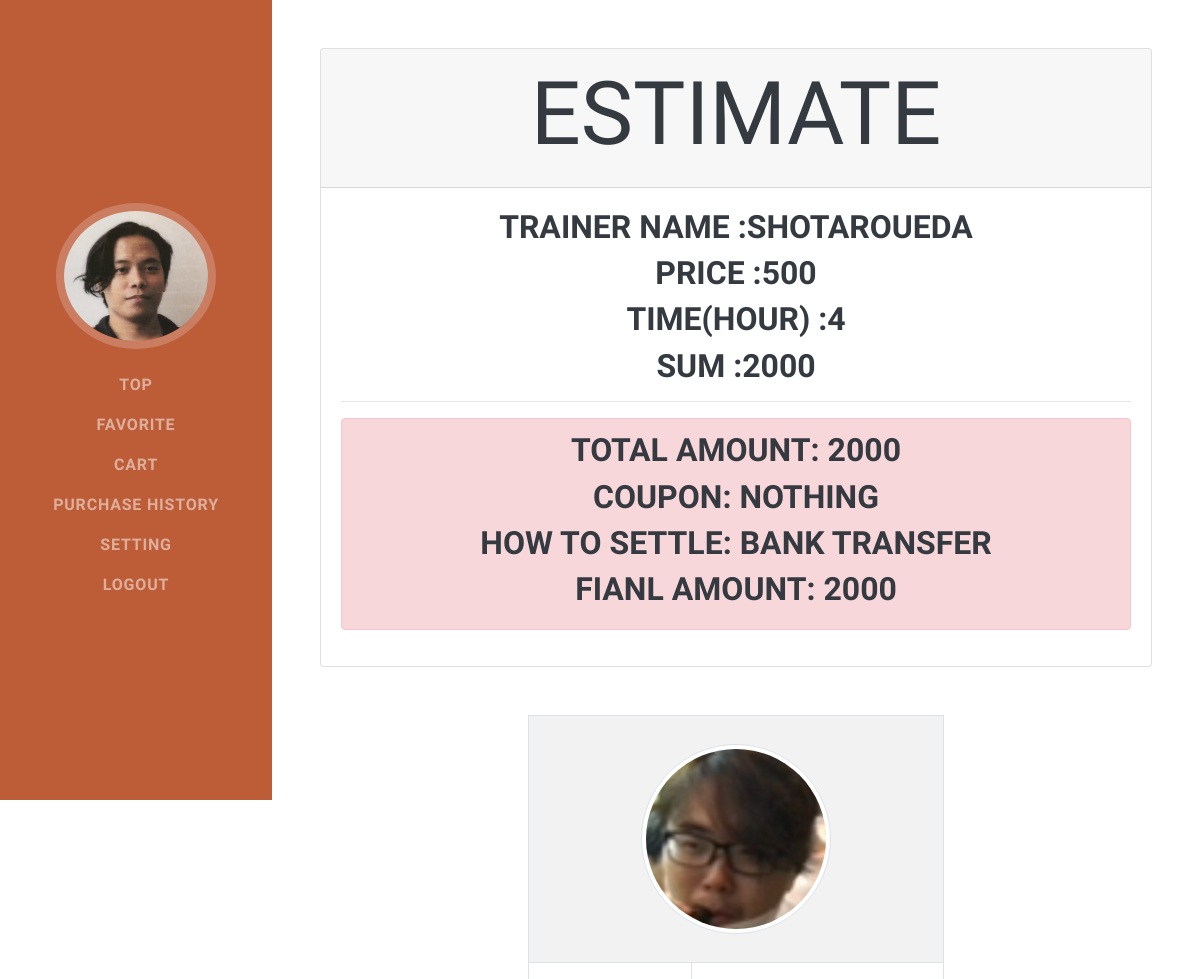
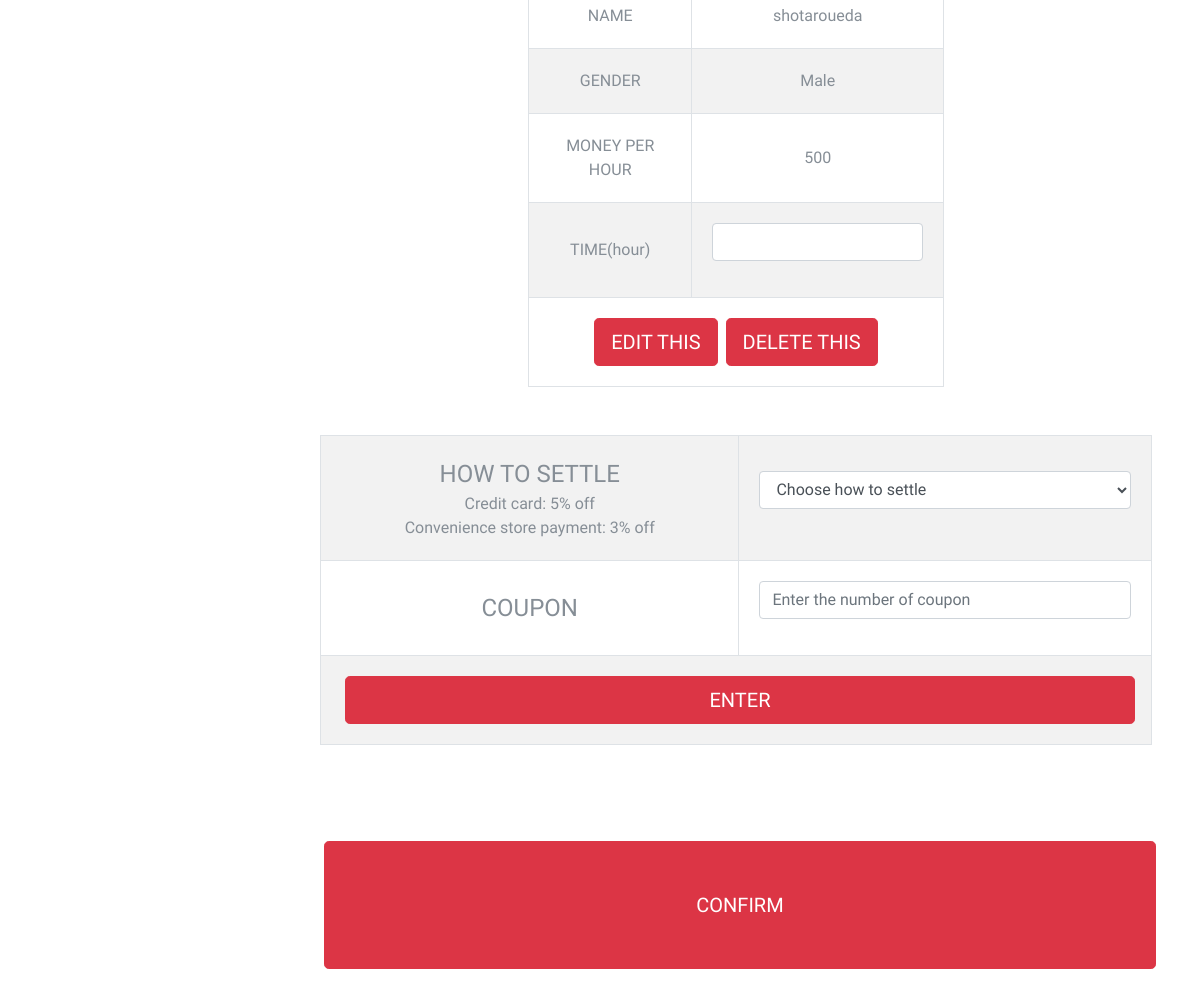
The app's page /cart_discount.php (signed in) with its own data (2 pictures, top to bottom).
### tables this page shows
CREATE TABLE `users` (
  `user_id` int(100) NOT NULL,
  `user_fname` varchar(100) NOT NULL,
  `user_lname` varchar(100) NOT NULL,
  `user_email` varchar(100) NOT NULL,
  `user_status` varchar(100) DEFAULT NULL,
  `user_image` varchar(100) DEFAULT NULL,
  `login_id` int(100) NOT NULL
);

CREATE TABLE `cart` (
  `cart_id` int(100) NOT NULL,
  `user_id` int(100) NOT NULL,
  `trainer_id` int(100) NOT NULL,
  `quantity` int(100) NOT NULL
);

CREATE TABLE `product` (
  `trainer_id` int(100) NOT NULL,
  `trainer_fname` varchar(100) NOT NULL,
  `trainer_lname` varchar(100) NOT NULL,
  `trainer_uname` varchar(100) NOT NULL,
  `trainer_email` varchar(100) NOT NULL,
  `trainer_description` varchar(100) NOT NULL,
  `trainer_phone` varchar(100) NOT NULL,
  `trainer_address` varchar(100) NOT NULL,
  `trainer_gender` varchar(100) NOT NULL,
  `trainer_image` varchar(100) DEFAULT NULL,
  `trainer_price` int(100) NOT NULL
);

### classes/database.php (called while the page is built, shortened)
<?php
class Database{
    private $servername = 'localhost';
    private $username = 'root';
    private $password = 'root';
    private $database_name = 'fist_portfolio';
    public function __construct()
    {
        $this->conn = new mysqli($this->servername,$this->username,$this->password,$this->database_name);
        if($this->conn->connect_error){
            die('cannot connect'.$this->conn->connect_error);
        }else{
            return $this->conn;
        }
    }
}
?>

### user_action.php (called while the page is built, shortened)
<?php
include 'classes/user_class.php';
$Users = new User;
?>

### classes/user_class.php (called while the page is built, shortened)
<?php
include 'database.php';
class User extends Database{
    public function display_cart($id){
        $sql = "SELECT * FROM cart INNER JOIN users ON cart.user_id = users.user_id INNER JOIN product ON cart.trainer_id = product.trainer_id WHERE users.user_id ='$id'";
        $result = $this->conn->query($sql);
        if($result->num_rows>0){
            $row = array();
            while($rows = $result->fetch_assoc()){
                $row[]=$rows;
            }return $row;
        }else{
            header('location: cart_none.php');
        }
    }
    public function display_onesetting($userID){
        $sql = "SELECT * FROM users INNER JOIN login ON users.login_id = login.login_id WHERE users.user_id = '$userID'";
        $result = $this->conn->query($sql);
        if($result->num_rows>0){
            $row = array();
            while($rows = $result->fetch_assoc()){
                $row[]=$rows;
            }return $row;
        }else{
            die('cannot display one setting'.$this->conn->connect_error);
        }
    }
}
?>

### cart_discount.php (the view, shortened to what this page needs)
<?php
    include 'user_action.php';
    if(empty($_SESSION['login_id'])){
      header('location: login.php');
    }elseif($_SESSION['user_status']=='admin'){
      header('location: admin.php');
    }else{
      $settle = $_GET['settle'];
    }
?>
<!DOCTYPE html>
<html lang="en">
<head>
  <link href="vendor/bootstrap/css/bootstrap.min.css" rel="stylesheet">
  <link href="vendor/fontawesome-free/css/all.min.css" rel="stylesheet">
  <link href="css/resume.min.css" rel="stylesheet">
</head>
<body class="d-flex flex-column">
    <?php include 'sidebar_user.php' ?>
    <section class="resume-section p-3 p-lg-5 d-flex justify-content-center">
        <div class="w-100 vh-100">
        <div id="page-content">
        <div class="row justify-content-center m-0 text-center">
        <div class='row justify-content-center m-0 text-center'>
        <div class='card w-100 mb-5'>
          <div class='card-header'>
              <h2 class='display-2'>ESTIMATE</h2>
          </div>
          <div class='card-body'>
            <?php
                $sum = 0;
                $dispaly = $Users->display_cart($userID);
                foreach($dispaly as $key => $row){
                  echo "<h3>TRAINER NAME :".$row['trainer_fname'].$row['trainer_lname']."</h3>";
                  echo "<h3>PRICE :".$row['trainer_price']."</h3>";
                  echo "<h3>TIME(hour) :".$row['quantity']."</h3>";
                  echo "<h3>SUM :".$row['trainer_price']*$row['quantity']."</h3>";
                  echo "<hr>";
                  $sum += $row['trainer_price']*$row['quantity'];
                }
                echo "<div class='alert alert-danger'>";
                echo "<h3>TOTAL AMOUNT: $sum</h3>";
                echo "<h3>COUPON: NOTHING</h3>";
                echo "<h3>HOW TO SETTLE: ";
                if($settle == 'Credit'){
                  echo "Credit card (5% OFF)";
                  echo "</h3>";
                  echo "<h3>FIANL AMOUNT: ".floor($sum * 0.95)."</h3>";
                }elseif($settle == 'Convenience'){
                  echo "Convenience store payment (3% OFF)";
                  echo "</h3>";
                  echo "<h3>FIANL AMOUNT: ".floor($sum * 0.97)."</h3>";
                }else{
                  echo "Bank transfer";
                  echo "</h3>";
                  echo "<h3>FIANL AMOUNT: ".floor($sum)."</h3>";
                }
                echo "</div>";
            ?>
          </div>
        </div>
      <?php
                foreach($dispaly as $key => $row){
                    $image = $row['trainer_image'];
                    $cart_id = $row['cart_id'];
                    echo "<table class='table-striped w-50 text-center mx-auto decline mb-5 table-bordered'>";
                    if($row['trainer_image']== null){
                        echo "<tr>";
                        echo "<td colspan=2><img src='upload/img.png' class='mt-2 mb-2 img-thumbnail rounded-circle'></td>";
                        echo "</tr>";
                      }else{
                        echo "<tr>";
                        echo "<td colspan=2><img src='upload/$image' class='mt-2 mb-2 img-thumbnail rounded-circle'></td>";
                        echo "</tr>";
                      }
                      echo "<tr>";
                      echo "<td>NAME</td><td>".$row['trainer_fname'].$row['trainer_lname']."</td>";
                      echo "</tr>";
                      echo "<tr>";
                      echo "<td>GENDER</td><td>".$row['trainer_gender']."</td>";
                      echo "</tr>";
                      echo "<tr>";
                      echo "<td>MONEY PER HOUR</td><td>".$row['trainer_price']."</td>";
                      echo "</tr>";
                      echo "<form action='user_action.php' method='post'>";
                      echo "<tr>";
                      echo "<td>TIME(hour)</td>";
                      echo "<td>";
                      echo "<div class='form-group'>";
                      echo "<input type='number' name='quan[]' class='form-control' >";
                      echo "</div>";
                      echo "</td>";
                      echo "</tr>";
                      echo "<tr>";
                      echo "<td colspan=2>";
                      echo "<button class='btn btn-lg btn-danger btn-inline-block text-uppercase mr-1 ml-1' type='submit' name='edit_cart'>EDIT THIS</button>";
                      echo "<a href='user_action.php?actiontype=delete&cart_id=$cart_id'  class='btn btn-lg btn-danger btn-inline-block text-uppercase mr-1 ml-1'>DELETE THIS</a>";
                      echo "</td>";
                      echo "</tr>";
                      echo "</table>";
                }
          ?>
          </div>
          <table class='table-striped w-100 text-center mx-auto decline mb-5 table-bordered'>
          <form action="user_action.php" method="post">
            <tr>
              <td><span class="font">HOW TO SETTLE</span><br>Credit card: 5% off<br>Convenience store payment: 3% off</td>
                <td>
                  <div class='form-group'>
                  <select name='settle' class='form-control' required>
                  <option value="" selected disabled>Choose how to settle</option>
                  </select>
                </div>
              </td>
            </tr>
            <tr>
              <td><span class="font">COUPON</span></td>
                <td>
                  <div class='form-group'>
                    <input type="text" name="coupon" placeholder="Enter the number of coupon" maxlength="9" class="form-control">
                </div>
              </td>
            </tr>
            <tr>
              <td colspan=2>
                <button class='btn btn-lg btn-danger btn-block text-uppercase mr-1 ml-1' type='submit' name='enter'>ENTER</button>
              </td>
            </tr>
            </form>
          </table>
          <?php
                echo "<form action='user_action.php' method='post' class='w-100 mt-5'>";
                    echo "<button class='btn btn-lg btn-danger btn-block text-uppercase p-5 mb-5 mr-1 ml-1' type='submit' name='confirm'>CONFIRM</button>";
                echo "</form>";
          ?>
        </div>
      </div>
    </section>
  </body>
</html>

### sidebar_user.php (shortened to what this page needs)
<?php
    if(empty($_SESSION['login_id'])){
      header('location: login.php');
    }elseif($_SESSION['user_status']=='admin'){
      header('location: admin.php');
    }else{
      $userID = $_SESSION['login_id'];
    }
?>
<nav class="navbar navbar-expand-lg navbar-dark bg-primary fixed-top" id="sideNav">
    <a class="navbar-brand js-scroll-trigger" href="setting.php">
      <span class="d-none d-lg-block">
        <?php
            $tenta = $Users->display_onesetting($userID);
            foreach($tenta as $key => $row){
              $image = $row['user_image'];
              if(empty($row['user_image'])){
                echo "<img class='img-fluid img-profile rounded-circle mx-auto mb-2' src='upload/dog.jpg'>";
              }else{
                echo "<img class='img-fluid img-profile rounded-circle mx-auto mb-2' src='upload/$image'> ";
              }
            }
        ?>
      </span>
    </a>
    <div class="collapse navbar-collapse" id="navbarSupportedContent">
      <ul class="navbar-nav">
      <li class="nav-item">
          <a class="nav-link js-scroll-trigger" href="trainerlist_new.php">TOP</a>
        </li>
        <li class="nav-item">
          <a class="nav-link js-scroll-trigger" href="trainerlist_favorite.php">Favorite</a>
        </li>
        <li class="nav-item">
          <a class="nav-link js-scroll-trigger" href="cart.php">Cart</a>
        </li>
        <li class="nav-item">
          <a class="nav-link js-scroll-trigger" href="trainerlist_history.php">Purchase History</a>
        </li>
        <li class="nav-item">
          <a class="nav-link js-scroll-trigger" href="setting.php">Setting</a>
        </li>
        <li class="nav-item">
          <a class="nav-link js-scroll-trigger" href="logout.php">Logout</a>
        </li>
      </ul>
    </div>
  </nav>

### cart_discount.php (style rules this page uses)
html,body { height: 100%; }
.img-thumbnail { width:190px; height:190px; overflow: hidden; }
td { padding:20px; }
.font { font-size:24px; }

### records on screen
users: user_image (picture)
cart: trainer.trainer_fname "SHOTARO", trainer.trainer_lname "UEDA", trainer.trainer_price "500", quantity "4", $row['trainer_price']*$row['quantity'] "2000", trainer.trainer_image (picture), trainer.trainer_fname "shotaro", trainer.trainer_lname "ueda", trainer.trainer_gender "Male"

### other values on screen
$sum "2000"
floor($sum) "2000"
